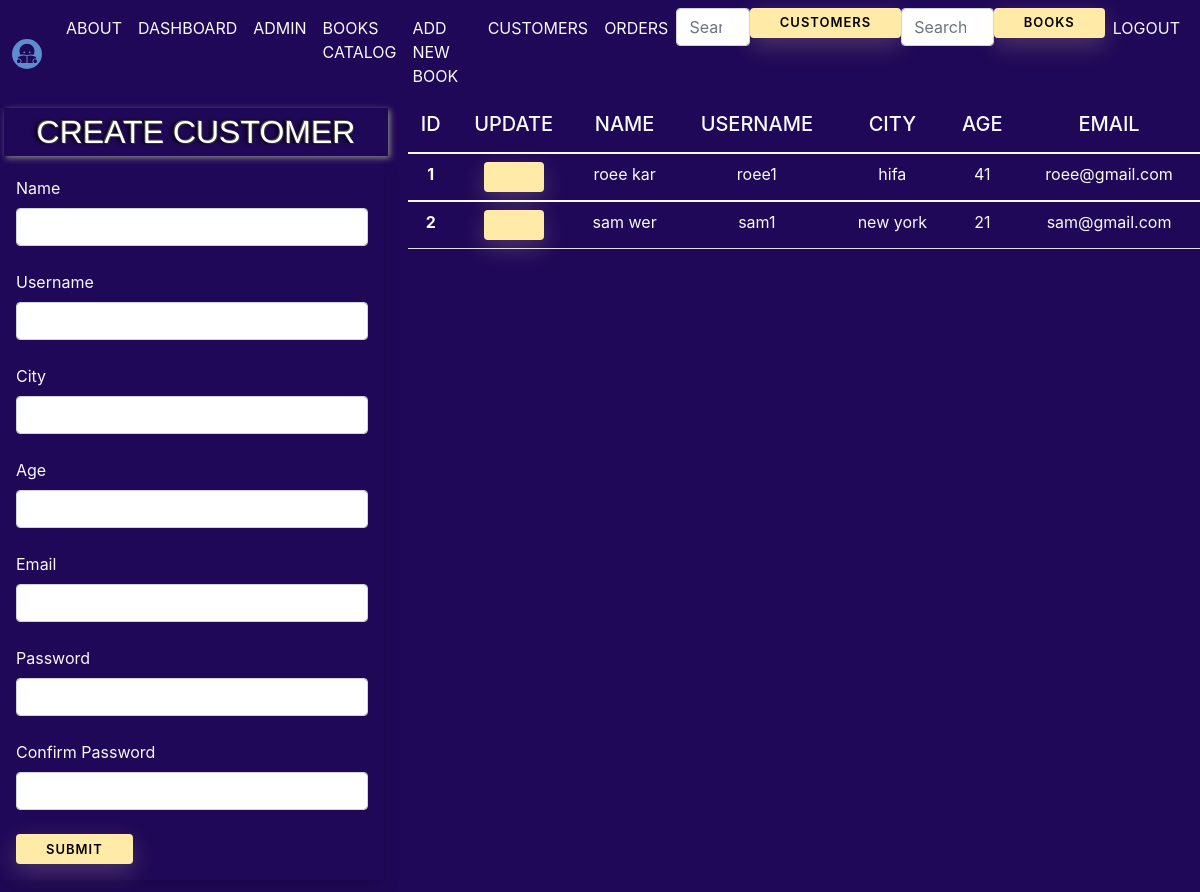
The app's page /customer/customers (signed in) with its own data.
### models.py (models this page shows, shortened)
class Customers(db.Model, UserMixin):
    id        = db.Column(db.Integer, primary_key=True)
    name      = db.Column(db.String(200), nullable=False)
    username   = db.Column(db.String(200), nullable=False, unique=True)
    city      = db.Column(db.String(200), nullable=False)
    age       = db.Column(db.String(10), nullable=False)
    email      = db.Column(db.String(200), nullable=False)
    date_added = db.Column(db.DateTime, default=datetime.datetime.utcnow)
    issue_book = db.relationship("Orders", backref="issuer", lazy=True)
    password_hash= db.Column(db.String(128))
    @property
    def password(self):
       raise AttributeError("password is not a readable attribute")

### customer.py (the view, shortened to what this page needs)
@customer.route('/customers', methods=['GET','POST'])
@login_required
def customers():
    name=None
    form=CustomerForm()
    our_customers=Customers.query.order_by(Customers.date_added)
    return render_template("customers.html", form=form, name=name, our_customers=our_customers)

### forms.py
class CustomerForm(FlaskForm):
    name = StringField('Name', validators=[DataRequired()])
    username   = StringField('Username', validators=[DataRequired()])
    city = StringField('City', validators=[DataRequired()])
    age = StringField('Age', validators=[DataRequired()])
    email  = StringField('Email', validators=[DataRequired()])
    password_hash = PasswordField('Password', validators=[DataRequired(), EqualTo('password_hash2', message='Passwords Must Match!')])
    password_hash2 = PasswordField('Confirm Password', validators=[DataRequired()])
    submit = SubmitField('Submit')

class SearchForm(FlaskForm):
    searched = StringField("Searched")
    submit = SubmitField('Submit')

### app.py (called while the page is built)
@login_manager.user_loader
def load_admin(admin_id):
    return Admins.query.get(int(admin_id))

@app.context_processor
def base():
    form=SearchForm()
    return dict(form=form)

@app.context_processor
def base():
    form=Search2Form()
    return dict(form=form)

### templates/customers.html (shortened to what this page needs)
{% extends 'layout.html' %}
{% block body %}
{% if name %}
<h1>CUSTOMER ADDED</h1>
<br />
<table class="table w-50 text-light text-center ">
  <thead>
    <tr>
      <th scope="col"><h5>ID</h5></th>
      <th scope="col"><h5>UPDATE</h5></th>
      <th scope="col"><h5>NAME</h5></th>
      <th scope="col"><h5>USERNAME</h5></th>
      <th scope="col"><h5>CITY</h5></th>
      <th scope="col"><h5>AGE</h5></th>
      <th scope="col"><h5>EMAIL</h5></th>
    </tr>
  </thead>
  {% for our_customer in our_customers%}
  <tr class="bg-info">
    <tbody>
      <th scope="row">{{ our_customer.id }}</th>
      <td><a href="{{ url_for('Update_customer', id=our_customer.id) }}" class="btn btn-success"></a></td>
      <td>{{ our_customer.name }}</td>
      <td>{{ our_customer.username }}</td>
      <td>{{ our_customer.city }}</td>
      <td>{{ our_customer.age }}</td>
      <td>{{ our_customer.email }}</td>
  </tr>
  </tbody>
</div>
</div>
</div>
  {% endfor %}
</table>
{% else %}
<div class="container2">
  <div class="row">
      <div class="col-sm-4">
<h1>CREATE CUSTOMER</h1>
<div class="w-100 shadow p-3 mb-5 bg-transparent rounded text-light">
  <form method="POST">
    {{ form.name.label(class="form-label") }}
    {{ form.name(class="form-control") }}
    <br />
    {{ form.username.label(class="form-label") }}
    {{ form.username(class="form-control") }}
    <br />
    {{ form.city.label(class="form-label") }}
    {{ form.city(class="form-control") }}
    <br />
    {{ form.age.label(class="form-label") }}
    {{ form.age(class="form-control") }}
    <br />
    {{ form.email.label(class="form-label") }}
    {{ form.email(class="form-control") }}
    <br />
    {{ form.password_hash.label(class="form-label") }}
    {{ form.password_hash(class="form-control") }}
    <br />
    {{ form.password_hash2.label(class="form-label") }}
    {{ form.password_hash2(class="form-control") }}
    <br />
    {{ form.submit(class="btn btn-secondary") }}
  </form>
</div>
</div>
<div class="col-sm-8">
<table class="table w-100 text-light text-center ">
  <thead>
    <tr>
      <th scope="col"><h5>ID</h5></th>
      <th scope="col"><h5>UPDATE</h5></th>
      <th scope="col"><h5>NAME</h5></th>
      <th scope="col"><h5>USERNAME</h5></th>
      <th scope="col"><h5>CITY</h5></th>
      <th scope="col"><h5>AGE</h5></th>
      <th scope="col"><h5>EMAIL</h5></th>
    </tr>
  </thead>
  {% for our_customer in our_customers%}
  <tr class="bg-info">
    <tbody>
      <th scope="row">{{ our_customer.id }}</th>
      <td><a href="{{ url_for('Update_customer', id=our_customer.id) }}" class="btn btn-success"></a></td>
      <td>{{ our_customer.name }}</td>
      <td>{{ our_customer.username }}</td>
      <td>{{ our_customer.city }}</td>
      <td>{{ our_customer.age }}</td>
      <td>{{ our_customer.email }}</td>
  </tr>
</div>
</div>
</div>
  {% endfor %}
{% endif %}
{% endblock %}

### static/css/style.css (style rules this page uses)
body { background-color: rgb(7, 7, 56); }
h1 { font-size: 32px; text-shadow: -1px -1px rgb(77, 77, 77), 1px 1px rgb(49, 49, 49), -3px 0 4px #000; font-family:Arial, Helvetica, sans-serif; color: rgb(255, 255, 255); padding:5px; font-weight:lighter; -moz-box-shadow: 2px 2px 6px #888; -webkit-box-shadow: 2px 2px 6px #888; box-shadow:2px 2px 6px #888; text-align:center; display:block; margin:4px; width: 100%; background-image:url(images/background-h1-wood.jpg); }
.btn { border-radius: 4px; height: 30px; font-size: 13px; font-weight: 600; text-transform: uppercase; -webkit-transition : all 200ms linear; transition: all 200ms linear; padding: 0 30px; letter-spacing: 1px; display: -webkit-inline-flex; display: -ms-inline-flexbox; display: inline-flex; -webkit-align-items: center; -moz-align-items: center; -ms-align-items: center; align-items: center; -webkit-justify-content: center; -moz-justify-content: center; -ms-justify-content: center; justify-content: center; -ms-flex-pack: center; text-align: center; border: none; background-color: #ffeba7; color: #000000; box-shadow: 0 8px 24px 0 rgba(255,235,167,.2); }
.btn:last-child { margin: 0; }
body { font-family: -apple-system, BlinkMacSystemFont, Segoe UI, Roboto, Open Sans, Ubuntu, Fira Sans, Helvetica Neue, sans-serif; font-size: 1rem; color: #222; background-color: #200858; margin: 0; }

### records on screen
Customers: id "1", name "roee kar", username "roee1", city "hifa", age "41", email "roee@gmail.com"
Customers: id "2", name "sam wer", username "sam1", city "new york", age "21", email "sam@gmail.com"
